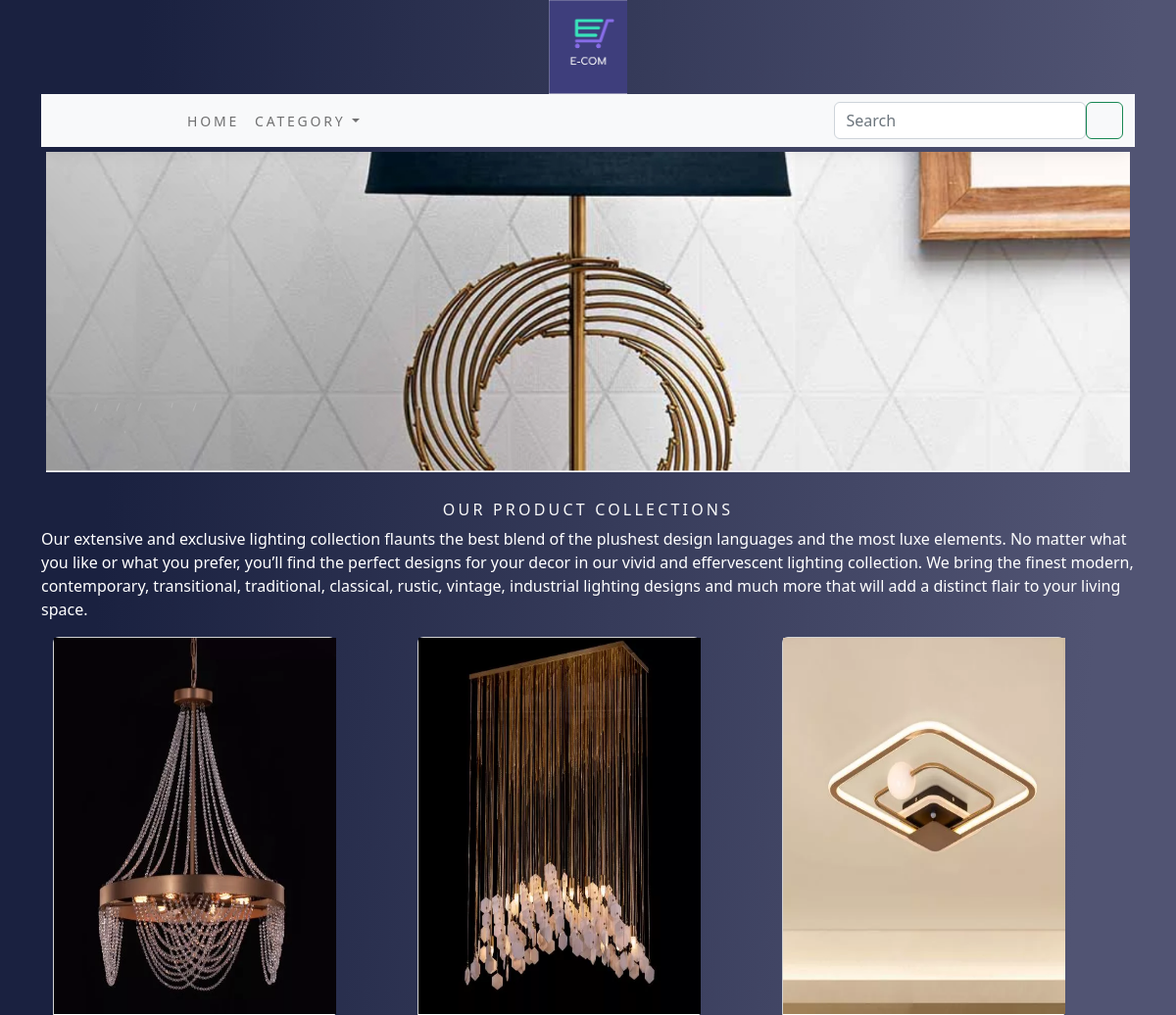
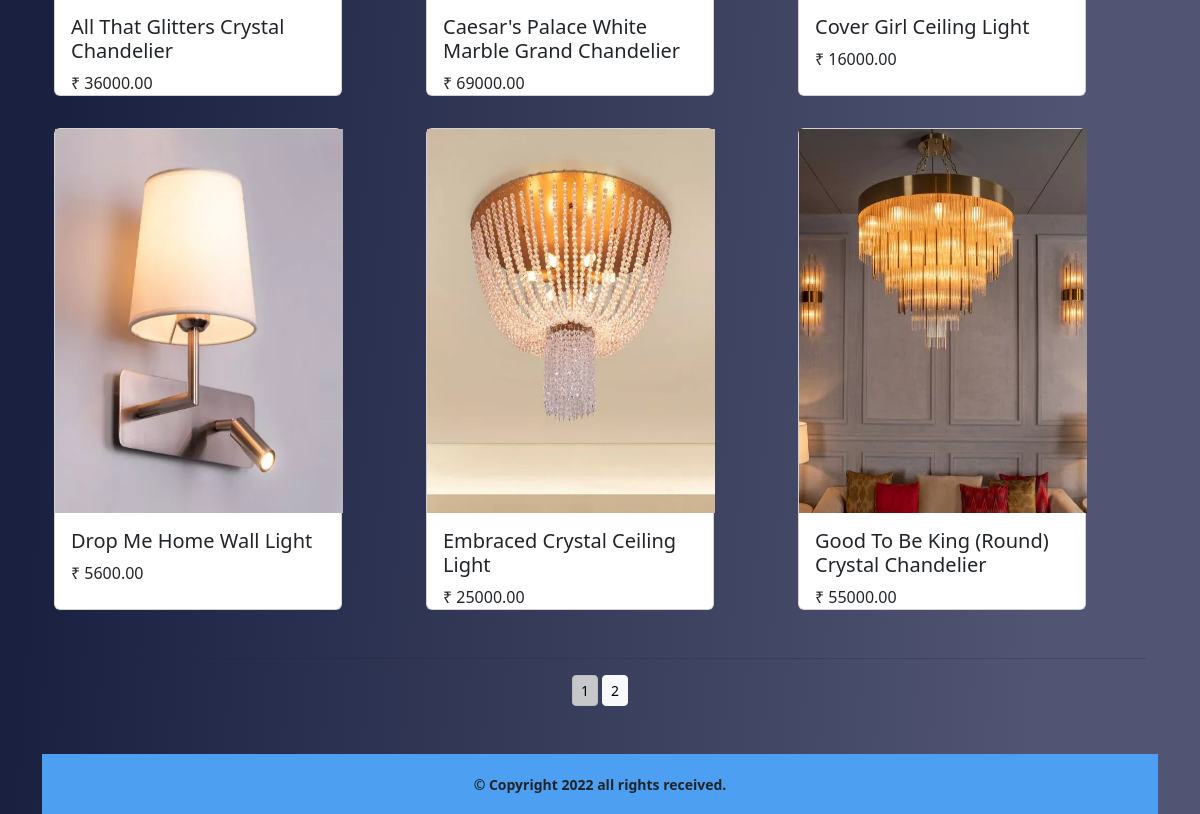
The page / on the database its author committed (2 pictures, top to bottom).
### shoppingApp/models.py (models this page shows, shortened)
class Product(models.Model):
    name = models.CharField(max_length=250, unique=True)
    slug = models.SlugField(max_length=250, unique=True)
    description = models.TextField(blank=True)
    price = models.DecimalField(max_digits=10, decimal_places=2)
    category = models.ForeignKey(Category,on_delete=models.CASCADE)
    image = models.ImageField(upload_to='product', blank=True)
    stock = models.IntegerField()
    available = models.BooleanField(default=True)
    created = models.DateTimeField(auto_now_add=True)
    updated = models.DateTimeField(auto_now=True)
    def get_url(self):
        return reverse("shoppingApp:prodCatDetail",args=[self.category.slug,self.slug])
    class Meta:
        ordering = ('name',)
        verbose_name = 'product'
        verbose_name_plural = 'products'

### shoppingApp/views.py (the view)
# urls.py: path('',views.allProCat,name='allProCat'),
def allProCat(request,c_slug=None):
    c_page = None
    products_list = None
    if c_slug != None:
        c_page = get_object_or_404(Category,slug=c_slug)
        products_list = Product.objects.all().filter(category=c_page,available=True)
    else:
        products_list = Product.objects.all().filter(available=True)
    paginator = Paginator(products_list,6)
    try:
        page = int(request.GET.get('page','1'))
    except:
        page = 1
    try:
        products = paginator.page(page)
    except (EmptyPage,InvalidPage):
        products = paginator.page(paginator.num_pages)
    return render(request,'category.html',{'category':c_page, 'products':products})

### cart/context_processors.py (called while the page is built)
def counter(request):
    item_count = 0
    if 'admin' in request.path:
        return {}
    else:
        try:
            cart = Cart.objects.filter(cart_id=_cart_id(request))
            cart_items = CartItem.objects.all().filter(cart=cart[:1])
            for cart_item in cart_items:
                item_count += cart_item.quantity
        except Cart.DosesNotExist:
            item_count = 0
    return dict(item_count=item_count)

### cart/views.py (called while the page is built)
def _cart_id(request):
    cart = request.session.session_key
    if not cart:
        cart = request.session.create()
    return cart

### shoppingApp/context_processors.py (called while the page is built)
def menu_links(request):
    links = Category.objects.all()
    return dict(links=links)

### shoppingApp/models.py (called while the page is built)
    def get_url(self):
        return reverse('shoppingApp:products_by_category',args=[self.slug])

### templates/category.html (shortened to what this page needs)
{% extends 'base.html' %}
{% load static %}
{% block content %}
    <div class="mx_auto">
        {% if category %}
        <img class="cat_img" src="{{ category.image.url }}" alt="{{category.name}}">
    </div><br>
    <div>
        <h1 class="text-center cat_title" style="color: white;" >{{category.name}}</h1>
        <p class="text-justify" style="color: white;" >{{category.description}}</p>
    </div>
    {% else %}
        <div>
            <img class="cat_img banner_style" src="{% static 'img/banner.jpg' %}" alt="Porducts">
        </div><br>
        <div>
            <h1 class="text-center cat_title">
                Our product collections
            </h1>
            <p class="text-justify" style="color:white;">
                Our extensive and exclusive lighting collection flaunts the best blend of the plushest design languages and the most luxe elements. No matter what you like or what you prefer, you’ll find the perfect designs for your decor in our vivid and effervescent lighting collection. We bring the finest modern, contemporary, transitional, traditional, classical, rustic, vintage, industrial lighting designs and much more that will add a distinct flair to your living space.
            </p>
        </div>
    {% endif %}
    <div class="container" style="margin-top: 7px;">
        <div class="row">
            {% for product in products.object_list %}
            <div class="col-md-4 card-space">
                <div class="card card_style" style="width: 18rem;height: 482px; margin-bottom: 2rem;">
                    <a href="{{product.get_url}}"><img src="{{product.image.url}}" alt="{{product.name}}" style="width: 18rem;height: 24rem;"></a>
                    <div class="card-body">
                      <h5 class="card-title">{{product.name}}</a></h5>
                      <p class="card-text">₹ {{product.price}}</p>
                    </div>
                  </div>
            </div>
            {% endfor %}
        </div>
        <div class="mx_auto">
            {% if products.paginator.num_pages > 1 %}
             <hr>
            <div class="text-center">
                    {% for pg in products.paginator.page_range %}
                    <a href="?page={{pg}}" class="btn btn-light btn-sm {% if products.number == pg %} active {% endif %}" >{{pg}}</a>
                    {% endfor %}
            </div>
            {% endif %}
        </div><br>
    </div>
    <br>
{% endblock %}

### templates/base.html (shortened to what this page needs)
{% load static %}
<!DOCTYPE html>
<html lang="en">
<head>
    <link rel="stylesheet" href="{% static 'css/custom.css' %}">
    <link rel="stylesheet" href="{% static 'css/bootstrap.min.css' %}">
</head>
<body>
    <div class="container">
    {% include 'header.html' %}
    {% include 'navbar.html' %}
    {% block content %}
    {% endblock content %}
    </div>
    {% include 'footer.html' %}
</body>
</html>

### templates/header.html
{% load static %}
<header>
    <center>
        <a href="{% url 'shoppingApp:allProCat' %}">
        <img src="{% static 'img/logo.png' %}"
        style="width: 5rem;height: 6rem;"
        alt="logimg"></a>
    </center>
</header>

### templates/navbar.html (shortened to what this page needs)
<nav class="navbar navbar-expand-lg bg-light">
  <div class="container-fluid">
    <div class="collapse navbar-collapse" id="navbarSupportedContent">
      <ul class="navbar-nav me-auto mb-2 mb-lg-0" style="margin-right: 29rem;">
        <li class="nav-item">
          <a class="nav-link" href="/">home</a>
        </li>
        <li
          class="nav-item dropdown {% if 'shoppingApp' in request.path %} active {% endif %}">
          <a
            class="nav-link dropdown-toggle"
            role="button"
            data-bs-toggle="dropdown"
            aria-expanded="false">
            Category
          </a>
        </li>
      </ul>
      <form class="d-flex" action="{% url 'search_app:searchResult' %}" method="get">
        <input
          class="form-control me-2"
          type="search"
          name="q"
          placeholder="Search"
          aria-label="Search"/>
        <button class="btn btn-outline-success" type="submit"><i class="fa fa-search" ></i></button>
      </form>
    </div>
  </div>
</nav>

### templates/footer.html
<div class="footer navbar-fixed-bottom site_footer">
    <p class="text-center"><b> &copy; Copyright 2022 all rights received. </b></p>
</div>

### static/css/custom.css (style rules this page uses)
html { height: 100%; }
body { background-image: linear-gradient( 94.3deg, rgba(26,33,64,1) 10.9%, rgba(81,84,115,1) 87.1% ); display: flex; flex-direction:column; flex-grow: 1; min-height: 100%; }
.nav-item { letter-spacing: .2em ; font-size : 14px; text-transform:uppercase ; }
.site_footer { background-color: #4c9ff1; height: 60px; margin-top: auto; }
.site_footer p { padding-top: 20px; font-size: 14px; }
.cat_img { width: 100%; height: auto; }
.cat_title { font-size: 16px; text-transform: uppercase; letter-spacing: .2em; color: rgb(248, 248, 248); }
.banner_style { padding: 5px; }
.card_style { width: 18rem; height: 482px; margin-bottom: 2rem; }

### rows shown on the page
Product: image (picture), name "All That Glitters Crystal Chandelier", price "36000.00"
Product: image (picture), name "Caesar's Palace White Marble Grand Chandelier", price "69000.00"
Product: image (picture), name "Cover Girl Ceiling Light", price "16000.00"
Product: image (picture), name "Drop Me Home Wall Light", price "5600.00"
Product: image (picture), name "Embraced Crystal Ceiling Light", price "25000.00"
Product: image (picture), name "Good To Be King (Round) Crystal Chandelier", price "55000.00"

### other values the page prints
{{ pg }} "1" "2"
